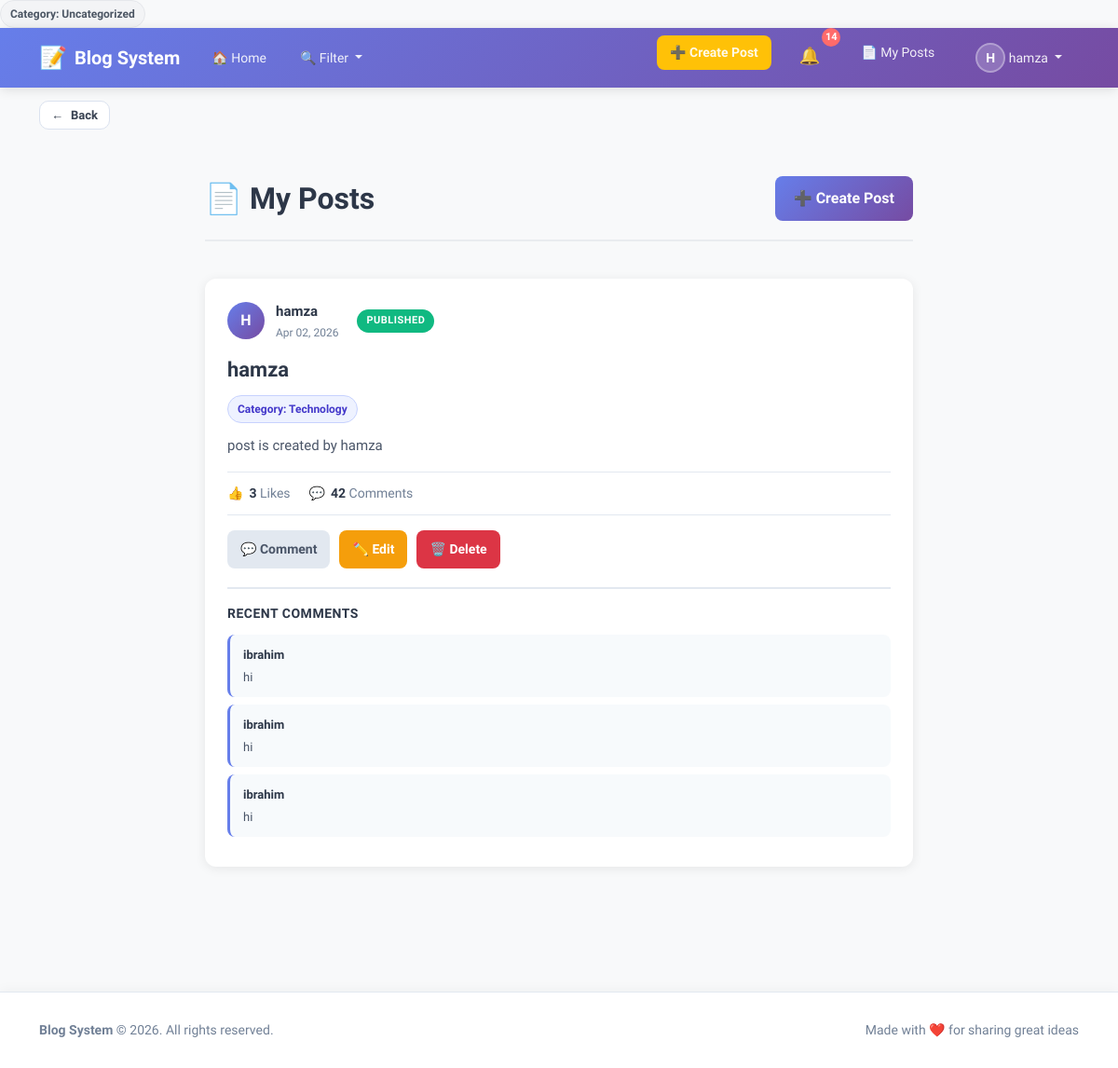
The app's page /my_posts/ (signed in) with its own data.
### blog/models.py (models this page shows, shortened)
class CustomUser(AbstractUser):
    email = models.EmailField(unique=True)

class Post(models.Model):
    title = models.CharField(max_length=200)
    content = models.TextField()
    author = models.ForeignKey(settings.AUTH_USER_MODEL, on_delete=models.CASCADE)
    created_at = models.DateTimeField(auto_now_add=True)
    updated_at = models.DateTimeField(auto_now=True)
    is_published = models.BooleanField(default=False)
    category = models.ManyToManyField("Category", blank=True)

class Category(models.Model):
    name = models.CharField(max_length=200)
    posts = models.ManyToManyField(Post, related_name='categories', blank=True)

class Comment(models.Model):
    post = models.ForeignKey(Post, on_delete=models.CASCADE, related_name='comments')
    user = models.ForeignKey(settings.AUTH_USER_MODEL, on_delete=models.CASCADE)
    content = models.TextField()
    created_at = models.DateTimeField(auto_now_add=True)
    parent_comment = models.ForeignKey('self', on_delete=models.CASCADE, null=True, blank=True)

### blog/views.py (the view)
# urls.py: path('my_posts/', MyPostsView.as_view(), name='my_posts'),
class MyPostsView(LoginRequiredMixin, ListView):
    model = Post
    template_name = "post/my_posts.html"
    context_object_name = "posts"
    def get_queryset(self):
        user = self.request.user
        queryset = Post.objects.filter(author=user).order_by("-created_at")
        return queryset

### blog/context_processors.py (called while the page is built)
def notifications_badge(request):
    if request.user.is_authenticated:
        unread_count = Notification.objects.filter(user=request.user, is_read=False).count()
    else:
        unread_count = 0
    return {"unread_notifications_count": unread_count}

def navbar_context(request):
    all_categories = Category.objects.all().order_by("name")
    selected_category_ids = []
    if request.GET:
        selected_category_ids = [int(id) for id in request.GET.getlist("categories") if id and id != "all"]
    return {
        "all_categories": all_categories,
        "selected_category_ids": selected_category_ids,
    }

### templates/post/my_posts.html (shortened to what this page needs)
                    <span class="category-chip empty">Category: Uncategorized</span>
{% extends "base.html" %}
{% block content %}
<link rel="stylesheet" href="https://cdn.jsdelivr.net/npm/bootstrap@5.3.0/dist/css/bootstrap.min.css">
<div class="my-posts-container">
    <div class="page-header">
        <h1>📄 My Posts</h1>
        <a href="{% url 'blog:create_post' %}" class="btn-create">
            ➕ Create Post
        </a>
    </div>
    {% for post in posts %}
        <div class="post-card">
            <div class="post-header">
                <div class="post-author-avatar">
                    {{ post.author.username|first|upper }}
                </div>
                <div class="post-author-details">
                    <strong>{{ post.author.username }}</strong>
                    <small>{{ post.created_at|date:"M d, Y" }}</small>
                </div>
                {% if post.is_published %}
                    <span class="post-badge published">Published</span>
                {% else %}
                    <span class="post-badge draft">Draft</span>
                {% endif %}
            </div>
            <h3 class="post-title">{{ post.title }}</h3>
            <div class="post-category">
                {% if post.category.all %}
                    {% for cat in post.category.all %}
                        <span class="category-chip">Category: {{ cat.name }}</span>
                    {% endfor %}
                {% else %}
                    <span class="category-chip empty">Category: Uncategorized</span>
                {% endif %}
            </div>
            <p class="post-content">{{ post.content }}</p>
            <div class="post-stats">
                <div class="post-stat-item">
                    <span>👍</span>
                    <span><strong>{{ post.like_set.count }}</strong> {{ post.like_set.count|pluralize:"Like,Likes" }}</span>
                </div>
                <div class="post-stat-item">
                    <span>💬</span>
                    <span><strong>{{ post.comments.count }}</strong> {{ post.comments.count|pluralize:"Comment,Comments" }}</span>
                </div>
            </div>
            <div class="post-actions">
                <a href="{% url 'blog:create_comment' post.id %}" class="post-action-btn btn-comment">
                    💬 Comment
                </a>
                {% if request.user == post.author %}
                    <a href="{% url 'blog:update_post' post.id %}" class="post-action-btn btn-edit">
                        ✏️ Edit
                    </a>
                    <a href="{% url 'blog:delete_post' post.id %}"
                       class="post-action-btn btn-delete"
                       onclick="return confirm('🗑️ Are you sure you want to delete this post? This action cannot be undone.');">
                        🗑️ Delete
                    </a>
                {% endif %}
            </div>
            {% if post.comments.all %}
                <div class="comments-section">
                    <div class="comments-title">Recent Comments</div>
                    {% for comment in post.comments.all|slice:":3" %}
                        <div class="comment-item">
                            <div class="comment-author">{{ comment.user.username }}</div>
                            <p class="comment-text">{{ comment.content }}</p>
                        </div>
                    {% endfor %}
                </div>
            {% endif %}
        </div>
    {% empty %}
        <div class="empty-state">
            <div class="empty-state-icon">📝</div>
            <p>No posts yet! Start creating your first post.</p>
        </div>
    {% endfor %}
</div>
{% endblock %}

### templates/includes/navbar.html (shortened to what this page needs)
<nav class="navbar navbar-expand-lg navbar-light">
    <div class="container">
        <a class="navbar-brand" href="{% url 'blog:home' %}">
            <span class="brand-icon">📝</span>
            <strong>Blog System</strong>
        </a>
        <div class="collapse navbar-collapse" id="navbarContent">
            <ul class="navbar-nav me-auto">
                <li class="nav-item">
                    <a class="nav-link" href="{% url 'blog:home' %}">
                        🏠 Home
                    </a>
                </li>
                <li class="nav-item dropdown">
                    <a class="nav-link dropdown-toggle filter-toggle" href="#" id="filterDropdown" role="button" data-bs-toggle="dropdown" aria-expanded="false">
                        🔍 Filter
                    </a>
                </li>
            </ul>
            <ul class="navbar-nav ms-auto">
                {% if user.is_authenticated %}
                    <li class="nav-item me-2">
                        <a class="nav-link btn-create-post" href="{% url 'blog:create_post' %}">
                            ➕ Create Post
                        </a>
                    </li>
                    <li class="nav-item me-2">
                        <a class="nav-link notifications-link" href="{% url 'blog:notifications_list' %}">
                            <span class="notification-icon">🔔</span>
                            <span class="notification-badge" id="notif-count">{{ unread_notifications_count }}</span>
                        </a>
                    </li>
                    <li class="nav-item me-2">
                        <a class="nav-link" href="{% url 'blog:my_posts' %}">
                            📄 My Posts
                        </a>
                    </li>
                    <li class="nav-item dropdown">
                        <a class="nav-link dropdown-toggle user-dropdown" href="#" id="userDropdown" role="button" data-bs-toggle="dropdown" aria-expanded="false">
                            <span class="user-avatar">{{ user.username|first|upper }}</span>
                            {{ user.username }}
                        </a>
                    </li>
                {% endif %}
            </ul>
        </div>
    </div>
</nav>

### templates/base.html (style rules this page uses)
:root { --primary-color: #667eea; --secondary-color: #764ba2; --light-bg: #f8f9fa; --card-shadow: 0 2px 12px rgba(0, 0, 0, 0.08); --hover-shadow: 0 8px 24px rgba(0, 0, 0, 0.12); }
* { font-family: 'Segoe UI', Tahoma, Geneva, Verdana, sans-serif; }
html, body { height: 100%; }
body { background-color: var(--light-bg); color: #2d3748; }

### templates/includes/navbar.html (style rules this page uses)
.navbar { background: linear-gradient(135deg, #667eea 0%, #764ba2 100%); box-shadow: 0 2px 12px rgba(0, 0, 0, 0.12); padding: 12px 0; }
.navbar-brand { font-size: 20px; font-weight: 700; color: white !important; display: flex; align-items: center; gap: 8px; transition: all 0.3s ease; }
.brand-icon { font-size: 24px; }
.navbar-nav .nav-link { color: rgba(255, 255, 255, 0.9) !important; font-weight: 500; font-size: 14px; transition: all 0.3s ease; padding: 8px 14px !important; border-radius: 8px; margin: 0 4px; }
.btn-create-post { background-color: #ffc107 !important; color: #2d3748 !important; font-weight: 600 !important; border-radius: 8px !important; padding: 10px 16px !important; transition: all 0.3s ease; }
.notifications-link { position: relative; display: flex; align-items: center; gap: 6px; }
.notification-icon { font-size: 18px; }
.notification-badge { display: inline-flex; align-items: center; justify-content: center; background-color: #ff6b6b; color: white; border-radius: 50%; width: 20px; height: 20px; font-size: 11px; font-weight: 700; position: absolute; top: -8px; right: -8px; }
.user-dropdown { display: flex; align-items: center; gap: 10px !important; }
.user-avatar { display: inline-flex; align-items: center; justify-content: center; width: 32px; height: 32px; background-color: rgba(255, 255, 255, 0.2); border-radius: 50%; font-weight: 700; font-size: 14px; color: white; border: 2px solid rgba(255, 255, 255, 0.3); }
.filter-toggle { position: relative; }
.filter-toggle::after { content: ''; display: inline-block; margin-left: 6px; vertical-align: 0.255em; border-top: 0.3em solid; border-right: 0.3em solid transparent; border-bottom: 0; border-left: 0.3em solid transparent; transition: transform 0.2s ease; }

### records on screen
CustomUser: username|first "H", username "hamza"
Post: author.username|first "H", author.username "hamza", created_at "Apr 02, 2026", is_published "PUBLISHED", title "hamza", content "post is created by hamza", like_set.count "3", comments.count "42", shows "✏️ Edit"
Category: name "Technology"
Comment: user.username "ibrahim", content "hi"
Comment: user.username "ibrahim", content "hi"
Comment: user.username "ibrahim", content "hi"

### other values on screen
{{ unread_notifications_count }} "14"
